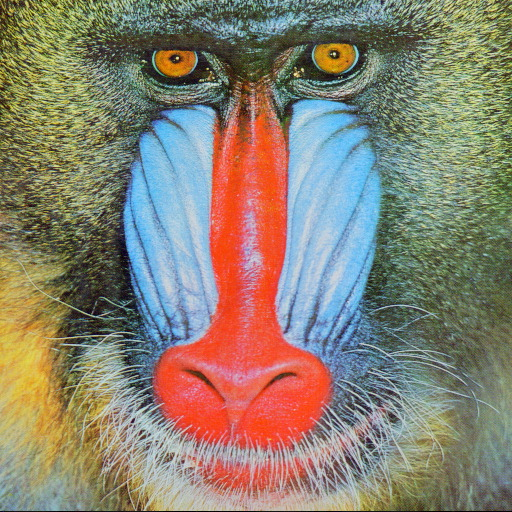
//> input picture catkin_ws/src/students/scripts/baboon.jpg, 512 x 512 px, given in place of the camera
$ ./practice03   (built with g++ and OpenCV 4)
//> lines starting //> are read from the running program, lines starting //| are printed output that depends on the picture
//> further down, frame is the input picture: 512 rows x 512 cols, CV_8UC3; mean B, G, R 112.9, 129.1, 137.1
#include <opencv2/core.hpp>
#include <opencv2/videoio.hpp>
#include <opencv2/highgui.hpp>
#include <opencv2/opencv.hpp>
#include <iostream>
#include <stdio.h>
#include <math.h>
using namespace cv;
using namespace std;

int k_size = 5; //Variable kernel size for the gaussian filter
int t1=5; // lower threshold
int t2=10; // upper threshold
double pi = 3.14159265358979323846;
double delta=0;
int ddepth=-1;
int hough_threshold = 100;

std::vector<cv::Vec2f> hough_lines(cv::Mat img_bin, float d_min, float d_max, int d_res, float theta_min,
                                   float theta_max, float theta_res, int threshold)
{
    int dist_n  = (int)ceil((d_max - d_min)/d_res);
    int theta_n = (int)ceil((theta_max - theta_min)/theta_res);
    int votes[dist_n][theta_n]={};
    float theta_values[theta_n];
    std::cout << "Bins for d=" << dist_n << "  bins for theta=" << theta_n<< std::endl;
    for(size_t i=0; i<theta_n; i++)
        theta_values[i] = theta_min + theta_res*i;
    //for(size_t i=0; i<dist_n; i++)
      //  for(size_t j=0; j<theta_n; j++)
        //    votes[i][j] = 0;

    for(size_t i=0; i < img_bin.rows; i++)
        for(size_t j=0; j < img_bin.cols; j++)
            if(img_bin.at<unsigned char>(i,j) == 255)
                for(size_t k=0; k<theta_n; k++)
                {
                    int d = (int)((j*cos(theta_values[k]) + i*sin(theta_values[k]) - d_min)/d_res);
                    if(d >= 0 && d < dist_n)  votes[d][k]++;
                }


    std::vector<cv::Vec2f> lines;
    for(size_t i=0; i<dist_n; i++)
        for(size_t j=0; j<theta_n; j++)
            if(votes[i][j] > threshold)
            {
                float d = i*d_res + d_min;
                float a = j*theta_res + theta_min;
                lines.push_back(cv::Vec2f(d,a));
            }
    return lines;
}

void draw_lines(cv::Mat& img, std::vector<cv::Vec2f>& lines)
{
    for(size_t i=0; i< lines.size(); i++)
    {
        float d = lines[i][0], theta = lines[i][1];
        cv::Point p1, p2;
        double a = cos(theta), b = sin(theta);
        double x0 = a*d, y0 = b*d;
        p1.x = round(x0 + 1000*(-b));
        p1.y = round(y0 + 1000*(a));
        p2.x = round(x0 - 1000*(-b));
        p2.y = round(y0 - 1000*(a));
        cv::line(img, p1, p2, cv::Scalar(0,255,0), 2, cv::LINE_AA);
    }
}

cv:: Mat final_supress(cv::Mat& T){
    cv::Mat F=T.clone();
    for(size_t i=1; i < T.rows-1; i++)
        for(size_t j=1; j < T.cols-1; j++){
            if(T.at<float>(i,j)==60&&(T.at<float>(i+1,j)==255||T.at<float>(i+1,j+1)==255||T.at<float>(i+1,j-1)==255||T.at<float>(i-1,j)==255||T.at<float>(i-1,j+1)==255||T.at<float>(i-1,j-1)==255||T.at<float>(i,j+1)==255||T.at<float>(i,j-1)==255 ))
                F.at<float>(i,j)=255;
            else if(T.at<float>(i,j)==60)
                F.at<float>(i,j)=0;
        }
    F.convertTo(F,CV_8UC1);
    return F.clone();
}

cv::Mat filter_gaussian(int k,float sigma){
//> called with k = 5, sigma = 1.1
    int siz=(int)k/2;
    float suma=0;
    float H[2*siz+1][2*siz+1]={};
    float arg=0;
    for(int i=0; i<= 2*siz; i++){
        for(int j=0; j<= 2*siz; j++){
            arg=(pow(i-siz,2)+pow(j-siz,2))/(2*pow(sigma,2));
            H[i][j]=exp(-arg)/(2*pi*pow(sigma,2));
            suma=suma+H[i][j];
        }
    }
    for(int i=0; i<= 2*siz; i++){
        for(int j=0; j<= 2*siz; j++){
            H[i][j]=H[i][j]/suma;
        }
    }
    //CV_32F  CV_8UC1
    return cv::Mat(2*siz+1, 2*siz+1, CV_32F, &H).clone();
}

cv::Mat threshold(cv::Mat& G){
    cv::Mat T=G.clone();
    for(size_t i=1; i < G.rows-1; i++)
        for(size_t j=1; j < G.cols-1; j++){
            if(G.at<float>(i,j) > (float)t1 && G.at<float>(i,j) <= (float)t2)
                T.at<float>(i,j)=60;
            else if(G.at<float>(i,j) > (float)t2)
                T.at<float>(i,j)=255;
        }
    return T.clone();
}

cv::Mat get_sobel_x_gradient(cv::Mat& img){
    float Gx[3][3]={-1/8.0,0,1/8.0,-2/8.0,0,2/8.0,-1/8.0,0,1/8.0};
    cv::Mat SobelX=Mat(3, 3, CV_32F, &Gx);
    cv::Mat img_filter;
    //cout<<SobelX<<endl;
    filter2D(img, img_filter, ddepth , SobelX, cv::Point(-1, -1), delta, BORDER_DEFAULT );
    //CV_32F  CV_8UC1
    return img_filter.clone();
}

cv::Mat get_sobel_y_gradient(cv::Mat& img){
    float Gy[3][3]={-1/8.0,-2/8.0,-1/8.0,0,0,0,1/8.0,2/8.0,1/8.0};
    cv::Mat SobelY=Mat(3, 3, CV_32F, &Gy);
    cv::Mat img_filter;
    //cout<<SobelY<<endl;
    filter2D(img, img_filter, ddepth , SobelY, cv::Point(-1, -1), delta, BORDER_DEFAULT );
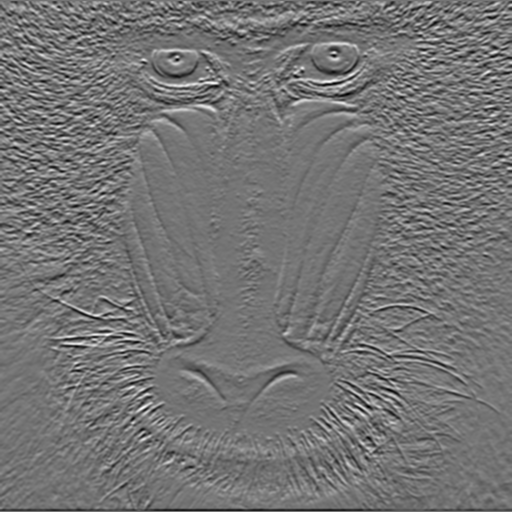
//> img_filter: 512 rows x 512 cols, CV_32FC1; min -35.45, max 41.99, mean 0; drawn with min black and max white
    //CV_32F  CV_8UC1
    return img_filter.clone();
}

void mag_angle(cv::Mat& A, cv::Mat& Gm, cv::Mat& Ga){
    cv::Mat SobelX=get_sobel_x_gradient(A);
    cv::Mat SobelY=get_sobel_y_gradient(A);
    for(size_t i=0; i < SobelX.rows; i++)
        for(size_t j=0; j < SobelX.cols; j++){
            Gm.at<float>(i,j)=sqrt(pow(SobelX.at<float>(i,j),2)+pow(SobelY.at<float>(i,j),2));
            Ga.at<float>(i,j)=atan2( SobelY.at<float>(i,j), SobelX.at<float>(i,j) );
            if(Ga.at<float>(i,j)<0)
                Ga.at<float>(i,j)+=pi;
            Ga.at<float>(i,j)=Ga.at<float>(i,j)*180/pi;
        }
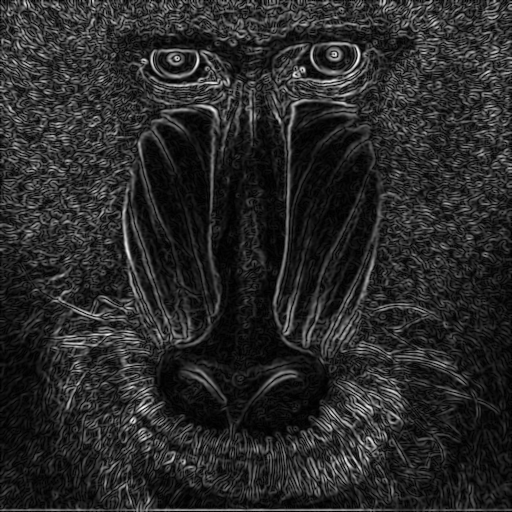
//> Gm: 512 rows x 512 cols, CV_32FC1; min 0, max 44.51, mean 7.2; drawn with min black and max white
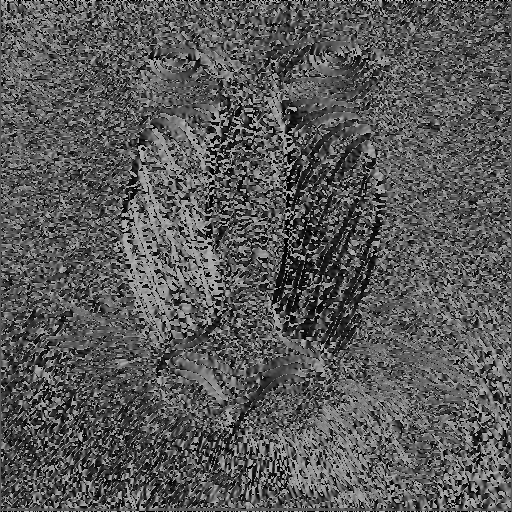
//> Ga: 512 rows x 512 cols, CV_32FC1; min 0, max 180, mean 89.5
    //Ga.convertTo(Ga,CV_8UC1);
}

cv::Mat supress_non_maximum(cv::Mat& Gm, cv::Mat& Ga){
    cv::Mat G=Gm.clone();
    size_t di=0;
    size_t dj=0;
    for(size_t i=1; i < G.rows-1; i++)
        for(size_t j=1; j < G.cols-1; j++){
            if(Ga.at<float>(i,j)<=22 || Ga.at<float>(i,j) > 157){
                di=0;
                dj=1;
            }
            else if(Ga.at<float>(i,j)>22 && Ga.at<float>(i,j) <= 67){
                di=1;
                dj=1;
            }
            else if(Ga.at<float>(i,j)>67 && Ga.at<float>(i,j) <= 112){
                di=1;
                dj=0;
            }
            else{
                di=1;
                dj=-1;
            }
            if(Gm.at<float>(i,j) >= Gm.at<float>(i+di,j+dj) && Gm.at<float>(i,j) > Gm.at<float>(i-di,j-dj) )
                G.at<float>(i,j)=Gm.at<float>(i,j);
            else
                G.at<float>(i,j)=0;
    }
//> this loop made 510 passes
//> (di, dj) on passes 1 to 3: (1, 0), (1, 0), (1, -1)
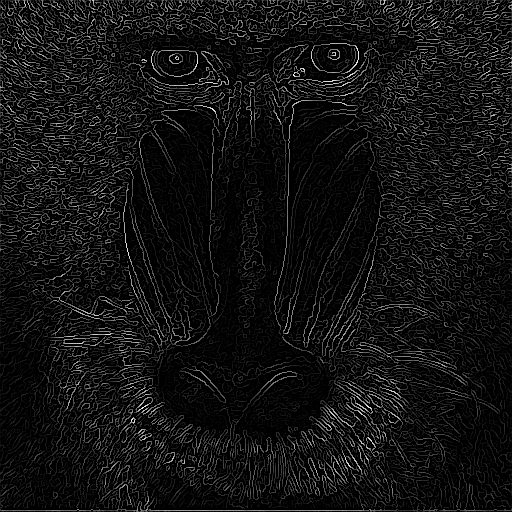
//> G: 512 rows x 512 cols, CV_32FC1; min 0, max 44.51, mean 3.2; drawn with min black and max white
//> after the loop, di = 1; dj = 0
    return G.clone();
}

void on_threshold_changed(int, void*){}

int main(int, char**)
{
    cv::Mat frame,Gm,G,Ga,gray,img_filter,T;
    cv::Mat SobelX,SobelY,kernel,F, Hough;
    //cout<<Arr<<endl;
    float sigma=1.1;
    //--- INITIALIZE VIDEOCAPTURE
    VideoCapture cap;
    // open the default camera using default API
    cap.open(0);
    cap.set(CAP_PROP_FRAME_WIDTH, 640);//Setting the width of the video
    cap.set(CAP_PROP_FRAME_HEIGHT, 480);//Setting the height of the video//
    cv::namedWindow("Original");
    cv::createTrackbar("Umbral inferior Canny:", "Original", &t1, 12, on_threshold_changed);
    cv::createTrackbar("Umbral superior Canny:", "Original", &t2, 22, on_threshold_changed);
    cv::createTrackbar("Tamaño filtro gaussiano:", "Original", &k_size, 9, on_threshold_changed);
    cv::createTrackbar("Umbral número de votos:", "Original", &hough_threshold, 255, on_threshold_changed);
    // check if we succeeded
    if (!cap.isOpened()) {
        cerr << "ERROR! Unable to open camera\n";
        return -1;
    }
    //--- GRAB AND WRITE LOOP
    cout << "Start grabbing" << endl
        << "Press ESC to terminate" << endl;
    while(cap.isOpened())
    {
        // wait for a new frame from camera and store it into 'frame'
        cap.read(frame);
        // check if we succeeded
        if (frame.empty()) {
            cerr << "ERROR! blank frame grabbed\n";
            break;
        }
        gray = frame.clone();
        //gray=gray/255.0;
        cv::cvtColor(gray, gray, cv::COLOR_BGR2GRAY);
        // Initialize arguments for the filter
        gray.convertTo(gray,CV_32FC1); //Change the class type in order to work with float numbers

        kernel=filter_gaussian(k_size, sigma);
        filter2D(gray, img_filter, ddepth , kernel, cv::Point(-1, -1), delta, BORDER_DEFAULT );

        Gm=img_filter.clone(); //Construct Gm
        Ga=img_filter.clone(); //Construct Ga

        mag_angle(img_filter, Gm, Ga);

        G=supress_non_maximum(Gm, Ga);

        T=threshold(G);
        SobelX=get_sobel_x_gradient(img_filter);
        SobelY=get_sobel_y_gradient(img_filter);

        F=final_supress(T);
//> after the loop in final_supress, `for(size_t i=1; i < T.rows-1; i++)`:
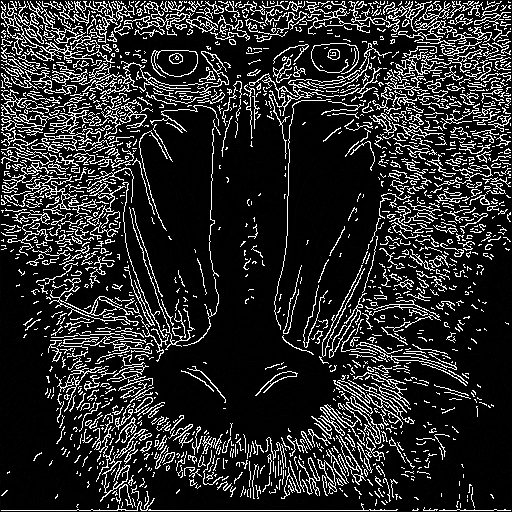
//> F: 512 rows x 512 cols, CV_32FC1; min 0, max 255, mean 42.3

        cv::Mat F_clone=F.clone();
        //F_clone.convertTo(F_clone,CV_8U);
        cv::cvtColor(F_clone, F_clone, cv::COLOR_GRAY2RGB);

        //hough_lines(cv::Mat img_bin, float d_min, float d_max, int d_res, float theta_min,
        //float theta_max, float theta_res, int threshold)
        std::vector<cv::Vec2f> lines = hough_lines(F, 25, 800, 1, -M_PI, M_PI, 0.05, hough_threshold);
//> lines = 4665 items, first 12: [25, -1.49], [25, -1.44], [25, -1.39], [25, -1.34], [25, -1.29], [25, -1.24], [25, -1.19], [25, -1.14], [25, -1.09], [25, -1.04], [25, -0.99], [25, -0.94]

        draw_lines(F_clone, lines);
//> the loop in draw_lines, `for(size_t i=0; i< lines.size(); i++)` made 4665 passes
//> (theta, a, b, x0, y0) on passes 1 to 3: (-1.49, 0.0791, -0.997, 1.98, -24.92), (-1.44, 0.129, -0.992, 3.22, -24.79), (-1.39, 0.178, -0.984, 4.46, -24.6)
//> after the loop in draw_lines, `for(size_t i=0; i< lines.size(); i++)`:
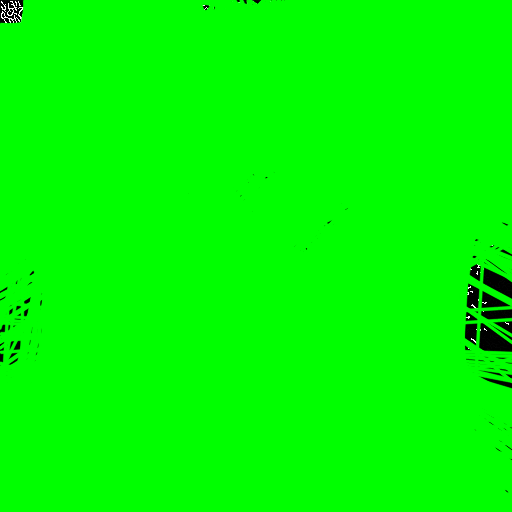
//> img: 512 rows x 512 cols, CV_8UC3; mean R, G, B 0.2, 251.8, 0.2

        draw_lines(frame, lines);
//> the loop in draw_lines (call 2), `for(size_t i=0; i< lines.size(); i++)` made 4665 passes

        std::cout << "Number of lines: " << lines.size() << std::endl;
//| Number of lines: 4665

        //imshow("Hough transform", F_clone);
        //imshow("Hough", Hough);

        //Change the classs for visualizing Images
        Gm.convertTo(Gm,CV_8UC1);
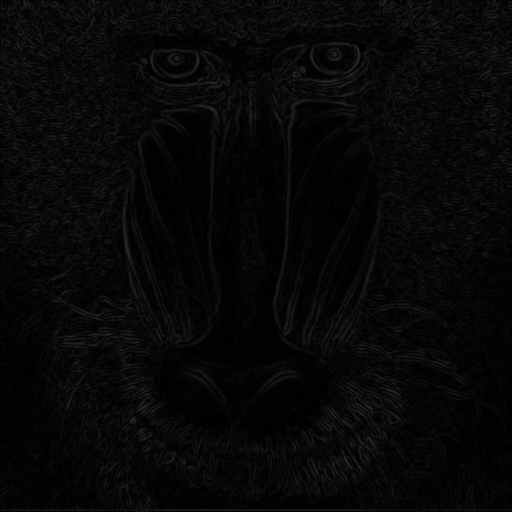
//> Gm: 512 rows x 512 cols, CV_8UC1; min 0, max 45, mean 7.2
        Ga.convertTo(Ga,CV_8UC1);
//> Ga: 512 rows x 512 cols, CV_8UC1
        T.convertTo(T,CV_8UC1);
//> T: 512 rows x 512 cols, CV_8UC1
        //show live and wait for a key with timeout long enough to show images
        //cout <<"Filer "<< G.type() << " == " << CV_32F << endl;
        imshow("Original", frame);
        //imshow("Grey",gray/255.0);
        //imshow("G",G);
        imshow("Canny",F_clone);
        //imshow("F",F);
        //cout<<kernel<<endl;
        if (waitKey(30) == 27)
//> the Esc key is pressed
            break;
    }
    // the camera will be deinitialized automatically in VideoCapture destructor
    return 0;
}
